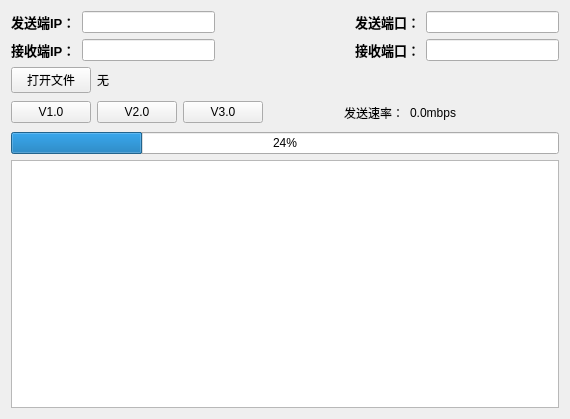
<?xml version="1.0" encoding="UTF-8"?>
<ui version="4.0">
 <class>senderClass</class>
 <widget class="QWidget" name="senderClass">
  <property name="geometry">
   <rect>
    <x>0</x>
    <y>0</y>
    <width>570</width>
    <height>419</height>
   </rect>
  </property>
  <property name="windowTitle">
   <string>发送端</string>
  </property>
  <layout class="QGridLayout" name="gridLayout">
   <item row="0" column="0">
    <layout class="QVBoxLayout" name="verticalLayout">
     <item>
      <layout class="QHBoxLayout" name="send" stretch="0,0,0,0,0">
       <item>
        <widget class="QLabel" name="LBsendIp">
         <property name="text">
          <string>&lt;html&gt;&lt;head/&gt;&lt;body&gt;&lt;p&gt;&lt;span style=&quot; font-size:10pt; font-weight:600;&quot;&gt;发送端IP：&lt;/span&gt;&lt;/p&gt;&lt;/body&gt;&lt;/html&gt;</string>
         </property>
        </widget>
       </item>
       <item>
        <widget class="QLineEdit" name="sendIP">
         <property name="text">
          <string/>
         </property>
        </widget>
       </item>
       <item>
        <spacer name="SPacesend">
         <property name="orientation">
          <enum>Qt::Horizontal</enum>
         </property>
         <property name="sizeHint" stdset="0">
          <size>
           <width>48</width>
           <height>20</height>
          </size>
         </property>
        </spacer>
       </item>
       <item>
        <widget class="QLabel" name="LBsendPort">
         <property name="text">
          <string>&lt;html&gt;&lt;head/&gt;&lt;body&gt;&lt;p&gt;&lt;span style=&quot; font-size:10pt; font-weight:600;&quot;&gt;发送端口：&lt;/span&gt;&lt;/p&gt;&lt;/body&gt;&lt;/html&gt;</string>
         </property>
        </widget>
       </item>
       <item>
        <widget class="QLineEdit" name="sendPort">
         <property name="text">
          <string/>
         </property>
        </widget>
       </item>
      </layout>
     </item>
     <item>
      <layout class="QHBoxLayout" name="recv">
       <item>
        <widget class="QLabel" name="LBrecvIp">
         <property name="text">
          <string>&lt;html&gt;&lt;head/&gt;&lt;body&gt;&lt;p&gt;&lt;span style=&quot; font-size:10pt; font-weight:600;&quot;&gt;接收端IP：&lt;/span&gt;&lt;/p&gt;&lt;/body&gt;&lt;/html&gt;</string>
         </property>
        </widget>
       </item>
       <item>
        <widget class="QLineEdit" name="recvIP">
         <property name="text">
          <string/>
         </property>
        </widget>
       </item>
       <item>
        <spacer name="SPacerrecv">
         <property name="orientation">
          <enum>Qt::Horizontal</enum>
         </property>
         <property name="sizeHint" stdset="0">
          <size>
           <width>48</width>
           <height>20</height>
          </size>
         </property>
        </spacer>
       </item>
       <item>
        <widget class="QLabel" name="LBrecvPort">
         <property name="text">
          <string>&lt;html&gt;&lt;head/&gt;&lt;body&gt;&lt;p&gt;&lt;span style=&quot; font-size:10pt; font-weight:600;&quot;&gt;接收端口：&lt;/span&gt;&lt;/p&gt;&lt;/body&gt;&lt;/html&gt;</string>
         </property>
        </widget>
       </item>
       <item>
        <widget class="QLineEdit" name="recvPort">
         <property name="text">
          <string/>
         </property>
        </widget>
       </item>
      </layout>
     </item>
     <item>
      <layout class="QHBoxLayout" name="fileLayout" stretch="0,100">
       <item>
        <widget class="QPushButton" name="fileButton">
         <property name="text">
          <string>打开文件</string>
         </property>
        </widget>
       </item>
       <item>
        <widget class="QLabel" name="LBfile">
         <property name="text">
          <string>无</string>
         </property>
        </widget>
       </item>
      </layout>
     </item>
     <item>
      <layout class="QHBoxLayout" name="okLayout" stretch="0,0,0,50,0,100">
       <item>
        <widget class="QPushButton" name="v1Button">
         <property name="text">
          <string>V1.0</string>
         </property>
        </widget>
       </item>
       <item>
        <widget class="QPushButton" name="v2Button">
         <property name="text">
          <string>V2.0</string>
         </property>
        </widget>
       </item>
       <item>
        <widget class="QPushButton" name="v3Button">
         <property name="text">
          <string>V3.0</string>
         </property>
        </widget>
       </item>
       <item>
        <spacer name="SPacer">
         <property name="orientation">
          <enum>Qt::Horizontal</enum>
         </property>
         <property name="sizeHint" stdset="0">
          <size>
           <width>13</width>
           <height>27</height>
          </size>
         </property>
        </spacer>
       </item>
       <item>
        <widget class="QLabel" name="LBrateexp">
         <property name="text">
          <string>发送速率：</string>
         </property>
        </widget>
       </item>
       <item>
        <widget class="QLabel" name="LBrate">
         <property name="text">
          <string>0.0mbps</string>
         </property>
        </widget>
       </item>
      </layout>
     </item>
     <item>
      <layout class="QVBoxLayout" name="showoff">
       <item>
        <widget class="QProgressBar" name="progressBar">
         <property name="value">
          <number>24</number>
         </property>
         <property name="orientation">
          <enum>Qt::Horizontal</enum>
         </property>
         <property name="textDirection">
          <enum>QProgressBar::TopToBottom</enum>
         </property>
        </widget>
       </item>
       <item>
        <layout class="QHBoxLayout" name="horizontalLayout">
         <item>
          <widget class="QTextBrowser" name="log"/>
         </item>
        </layout>
       </item>
      </layout>
     </item>
    </layout>
   </item>
  </layout>
 </widget>
 <layoutdefault spacing="6" margin="11"/>
 <resources>
  <include location="sender.qrc"/>
 </resources>
 <connections/>
</ui>
